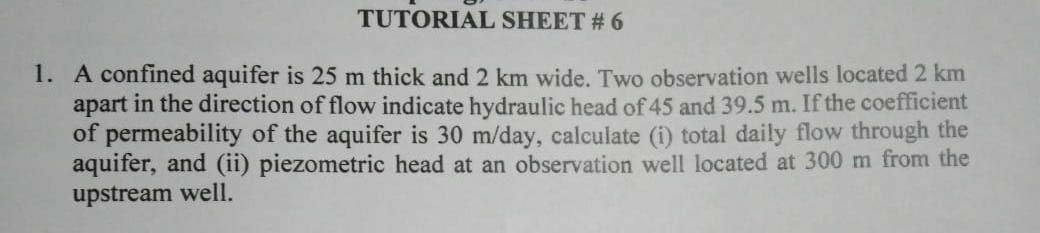
#> input picture a1.jpg, 1040 x 233 px
$ python seg4.py   (older library calls are emulated)
#> lines starting #> are read from the running program, lines starting #| are printed output that depends on the picture; after the words box and inside, x2 and y2 are one past the last pixel; in counts of white or black regions, pixels touching at a corner belong together
import numpy as np
import cv2
from matplotlib import pyplot as plt
pure = cv2.imread('a1.jpg')
#> pure is the input picture: shape (233, 1040, 3); mean B, G, R 169.4, 170.5, 169.8
img = cv2.imread('a1.jpg')
gray = cv2.cvtColor(img,cv2.COLOR_BGR2GRAY)
ret, thresh = cv2.threshold(gray,0,255,cv2.THRESH_BINARY_INV+cv2.THRESH_OTSU)
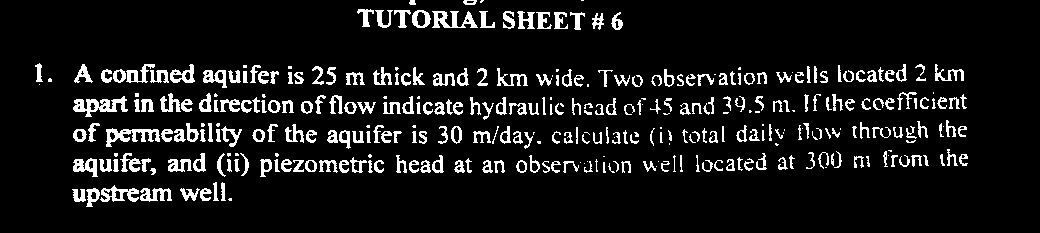
#> thresh: shape (233, 1040); 9.2% white; 345 white regions (66 under 20 px), largest, box (x1, y1, x2, y2) and area: (73, 96, 128, 117) 524, (106, 128, 160, 147) 475, (432, 11, 478, 28) 405
#> ret = 134

kernel = np.ones((3,3),np.uint8)
#opening = cv2.morphologyEx(thresh,cv2.MORPH_OPEN,kernel, iterations = 1)

sure_bg = cv2.dilate(thresh,kernel,iterations=3)
#> sure_bg: shape (233, 1040); 31.5% white; 61 white regions, largest, box (x1, y1, x2, y2) and area: (70, 93, 252, 204) 8832, (157, 62, 297, 116) 4544, (470, 123, 634, 176) 3644

dist_transform = cv2.distanceTransform(thresh,cv2.DIST_L2,5)
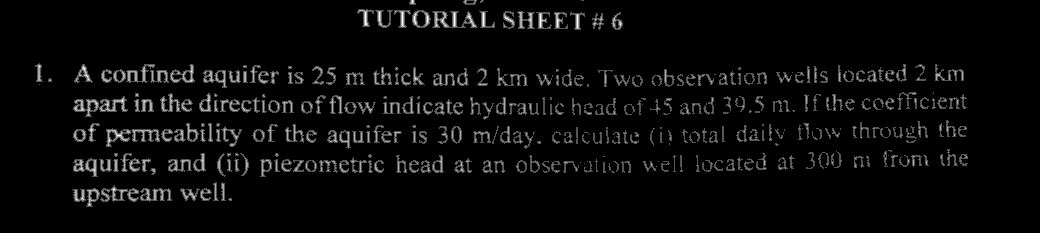
#> dist_transform: shape (233, 1040) float32; min 0, max 3, mean 0.114; drawn with min black and max white
ret, sure_fg = cv2.threshold(dist_transform,0.3*dist_transform.max(),255,0)
#> ret = 0.9

sure_fg = np.uint8(sure_fg)
unknown = cv2.subtract(sure_bg,sure_fg)
#> unknown: shape (233, 1040); 22.3% white; 144 white regions (45 under 20 px)

ret, markers = cv2.connectedComponents(sure_fg)
#> markers: shape (233, 1040) int32; 346 distinct labels, from 0 to 345
#> ret = 346
markers = markers+1
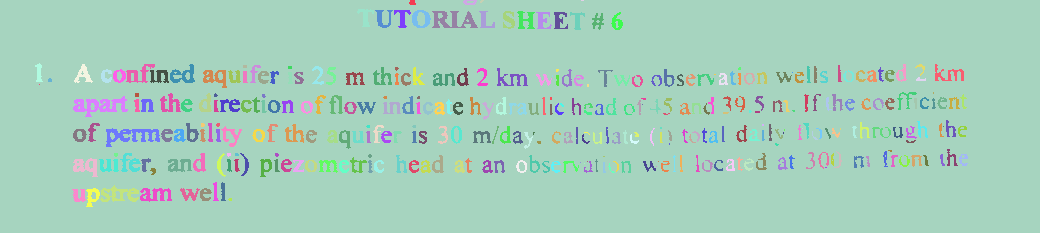
#> markers: shape (233, 1040) int32; 346 distinct labels, from 1 to 346; one colour per label, 0 black
markers[unknown==255] = 0
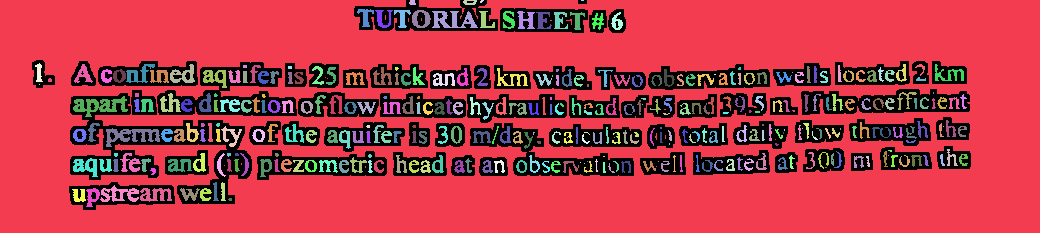
#> markers: shape (233, 1040) int32; 347 distinct labels, from 0 to 346; one colour per label, 0 black
markers = cv2.watershed(img,markers)
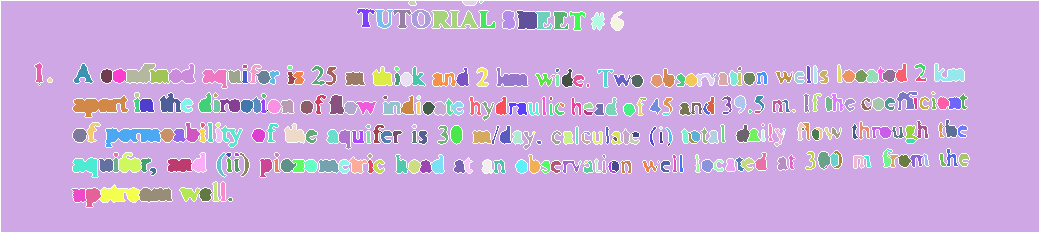
#> markers: shape (233, 1040) int32; 347 distinct labels, from -1 to 346; one colour per label, 0 black, -1 white
img[markers == -1] = [255,0,0]
#> img: shape (233, 1040, 3); 6.58% of pixels changed, all inside (x1, y1, x2, y2) = (0, 0, 1040, 233)
img = cv2.subtract(img,pure)
img = cv2.cvtColor(img,cv2.COLOR_BGR2GRAY)
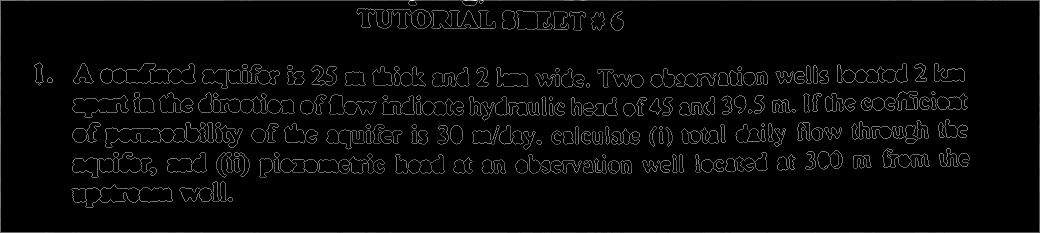
#> img: shape (233, 1040); min 0, max 26, mean 0.7; drawn with min black and max white
image, contours, hierarchy = cv2.findContours(img,cv2.RETR_TREE,cv2.CHAIN_APPROX_SIMPLE)
#> contours = 508 contours, 72 with area under 20; largest, box (x1, y1, x2, y2) and area: (0, 0, 1040, 233) 241048, (0, 0, 1040, 233) 240935, (105, 122, 214, 148) 1364, (71, 184, 173, 208) 1302, (100, 63, 196, 84) 1290
img2 = img.copy()
maxh =[]
j = 0
for i in contours:
    x,y,w,h = cv2.boundingRect(i)
    # [4 lines of commented-out code are left out]
    print(str(x)+ ',' + str(y)+','+ str(w) + ',' + str(h))
    cv2.imwrite('char/'+ str(j) + '.jpg',image[y:y+h,x:x+w])
    maxh.append(h)
    image3 = cv2.rectangle(img2,(x,y),(x+w,y+h),(0,255,0),1)
    j = j+1
#> this loop made 508 passes
#> (x, y, w, h) on passes 2 to 4: (479, 0, 5, 4), (462, 0, 16, 6), (408, 0, 9, 6)
#| 0,0,1040,233
#| 479,0,5,4
#| 462,0,16,6
#| 408,0,9,6
#| 0,0,1040,233
#| 71,184,102,24
#| 71,188,16,15
#| 138,187,35,16
#> (further printed lines are left out)
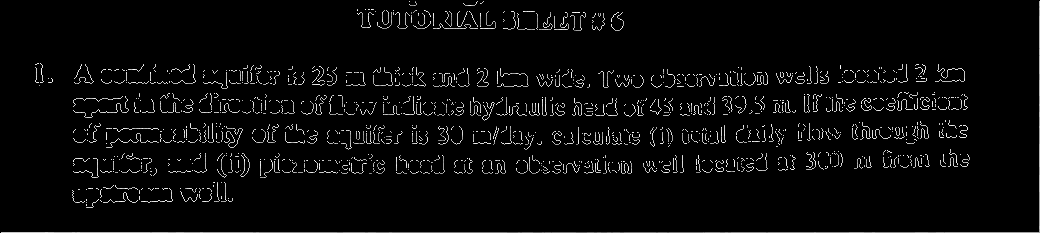
#> img2: shape (233, 1040); 1.95% of pixels changed, all inside (x1, y1, x2, y2) = (0, 0, 1040, 233); drawn with min black and max white
#> after the loop, j = 508; maxh = 508 values, max 233 at index 0, min 3 at index 30, mean 15.91
print(max(maxh))

cv2.imshow('window',image3)
cv2.waitKey(0)
cv2.destroyAllWindows()

$ run again, with a2.jpg copied over a1.jpg
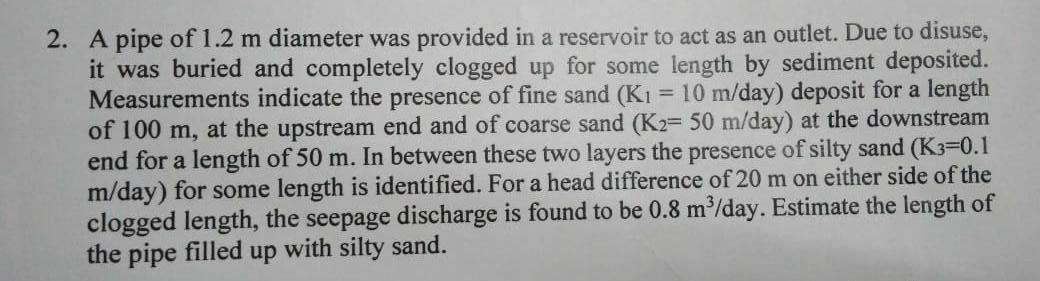
#> input picture a2.jpg, 1040 x 281 px
#> pure is the input picture: shape (281, 1040, 3); mean B, G, R 159.5, 159.9, 159.6
#> `ret, thresh = cv2.threshold(gray,0,255,cv2.THRESH_BINARY_INV+cv2.THRES..`:
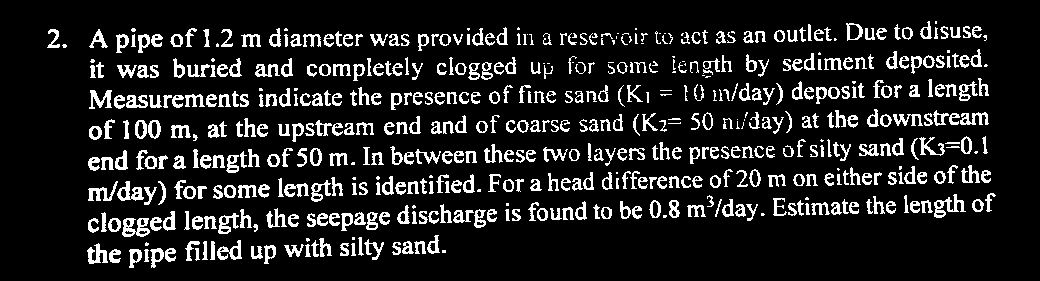
#> thresh: shape (281, 1040); 13.1% white in thin lines or dots, all inside (x1, y1, x2, y2) = (47, 21, 996, 268)
#> `ret, thresh = cv2.threshold(gray,0,255,cv2.THRESH_BINARY_INV+cv2.THRES..`: ret = 122
#> sure_bg: shape (281, 1040); 43.8% white; 102 white regions, largest, box (x1, y1, x2, y2) and area: (780, 133, 991, 189) 5887, (585, 140, 706, 193) 3373, (85, 208, 179, 271) 3334
#> `ret, sure_fg = cv2.threshold(dist_transform,0.3*dist_transform.max(),2..`: ret = 0.9
#> unknown: shape (281, 1040); 30.7% white; 296 white regions (107 under 20 px)
#> `ret, markers = cv2.connectedComponents(sure_fg)`: ret = 553
#> contours = 787 contours, 88 with area under 20; largest, box (x1, y1, x2, y2) and area: (0, 0, 1040, 281) 290920, (0, 0, 1040, 281) 290918, (113, 90, 250, 110) 1596, (866, 108, 990, 128) 1366, (87, 210, 177, 238) 1304
#> the loop `for i in contours:` made 787 passes
#> (x, y, w, h) on passes 2 to 4: (0, 0, 1040, 281), (128, 248, 15, 21), (128, 248, 15, 21)
#> (printed output is left out)
#> after the loop `for i in contours:`:
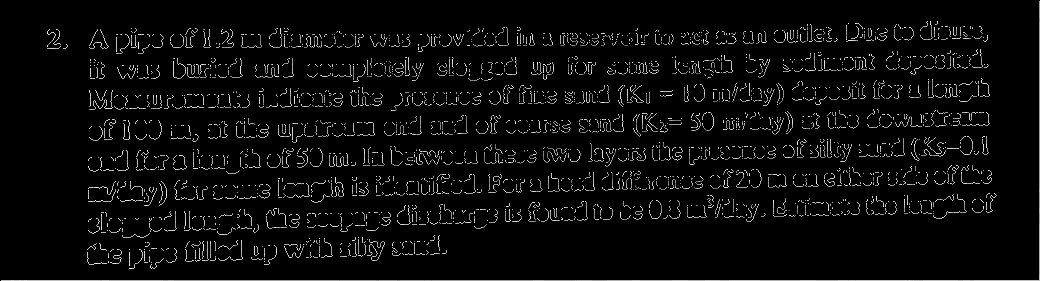
#> img2: shape (281, 1040); min 0, max 16, mean 0.656; drawn with min black and max white
#> after the loop `for i in contours:`: j = 787; maxh = 787 values, max 281 at index 0, min 3 at index 91, mean 16.33
